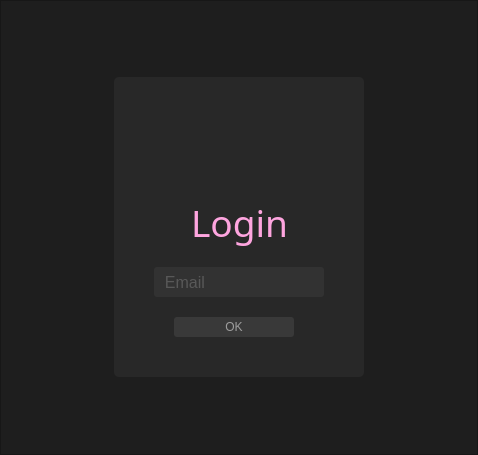
<?xml version="1.0" encoding="UTF-8"?>
<ui version="4.0">
 <class>LoginWindow</class>
 <widget class="QMainWindow" name="LoginWindow">
  <property name="enabled">
   <bool>true</bool>
  </property>
  <property name="geometry">
   <rect>
    <x>0</x>
    <y>0</y>
    <width>478</width>
    <height>455</height>
   </rect>
  </property>
  <property name="maximumSize">
   <size>
    <width>16777215</width>
    <height>16777215</height>
   </size>
  </property>
  <property name="windowTitle">
   <string/>
  </property>
  <property name="styleSheet">
   <string notr="true"/>
  </property>
  <widget class="QWidget" name="centralwidget">
   <layout class="QHBoxLayout" name="horizontalLayout">
    <property name="leftMargin">
     <number>0</number>
    </property>
    <property name="topMargin">
     <number>0</number>
    </property>
    <property name="rightMargin">
     <number>0</number>
    </property>
    <property name="bottomMargin">
     <number>0</number>
    </property>
    <item>
     <widget class="QFrame" name="login">
      <property name="styleSheet">
       <string notr="true">background-color: rgb(30, 30, 30);</string>
      </property>
      <property name="frameShape">
       <enum>QFrame::StyledPanel</enum>
      </property>
      <property name="frameShadow">
       <enum>QFrame::Raised</enum>
      </property>
      <layout class="QHBoxLayout" name="horizontalLayout_2">
       <item>
        <widget class="QFrame" name="login_2_Frame">
         <property name="maximumSize">
          <size>
           <width>250</width>
           <height>300</height>
          </size>
         </property>
         <property name="styleSheet">
          <string notr="true">QFrame{
	background-color: rgb(40, 40, 40);
	border-radius: 5px;
}
</string>
         </property>
         <property name="frameShape">
          <enum>QFrame::StyledPanel</enum>
         </property>
         <property name="frameShadow">
          <enum>QFrame::Raised</enum>
         </property>
         <widget class="QLineEdit" name="emailEdit">
          <property name="geometry">
           <rect>
            <x>40</x>
            <y>190</y>
            <width>170</width>
            <height>30</height>
           </rect>
          </property>
          <property name="font">
           <font>
            <pointsize>12</pointsize>
           </font>
          </property>
          <property name="styleSheet">
           <string notr="true">QLineEdit{
	border-radius: 3px;
	background-color: rgb(50, 50, 50);
	color: rgb(126, 126, 126)
}
QLineEdit:hover{
	border: 2px solid rgb(20, 20, 20);
}
QLineEdit:focus{
	border: 1px solid rgb(255, 245, 140);
	color: rgb(244, 244, 244);
}</string>
          </property>
          <property name="placeholderText">
           <string>  Email</string>
          </property>
         </widget>
         <widget class="QPushButton" name="okButton">
          <property name="geometry">
           <rect>
            <x>60</x>
            <y>240</y>
            <width>120</width>
            <height>20</height>
           </rect>
          </property>
          <property name="styleSheet">
           <string notr="true">QPushButton{
	border-radius: 3px;
	background-color: rgb(57, 57, 57);
	color: rgb(157, 157, 157);
}

QPushButton:hover{
	border: 2px solid rgb(90, 90, 90);
	background-color: rgb(80, 80, 80);
	color: rgb(33, 33, 33);
}

QPushButton:focus{
	background-color: rgb(255, 245, 140);
	color: rgb(33, 33, 33);
}
</string>
          </property>
          <property name="text">
           <string>OK</string>
          </property>
         </widget>
         <widget class="QLabel" name="loginLabel">
          <property name="geometry">
           <rect>
            <x>60</x>
            <y>120</y>
            <width>131</width>
            <height>51</height>
           </rect>
          </property>
          <property name="font">
           <font>
            <family>Arial Rounded MT Bold</family>
            <pointsize>28</pointsize>
            <weight>50</weight>
            <italic>false</italic>
            <bold>false</bold>
           </font>
          </property>
          <property name="styleSheet">
           <string notr="true">color: rgb(254, 165, 223);</string>
          </property>
          <property name="text">
           <string>Login</string>
          </property>
          <property name="alignment">
           <set>Qt::AlignCenter</set>
          </property>
         </widget>
         <widget class="QLabel" name="loginLabel_2">
          <property name="geometry">
           <rect>
            <x>20</x>
            <y>10</y>
            <width>211</width>
            <height>91</height>
           </rect>
          </property>
          <property name="text">
           <string/>
          </property>
          <property name="alignment">
           <set>Qt::AlignCenter</set>
          </property>
         </widget>
        </widget>
       </item>
      </layout>
     </widget>
    </item>
   </layout>
  </widget>
 </widget>
 <resources/>
 <connections/>
</ui>
